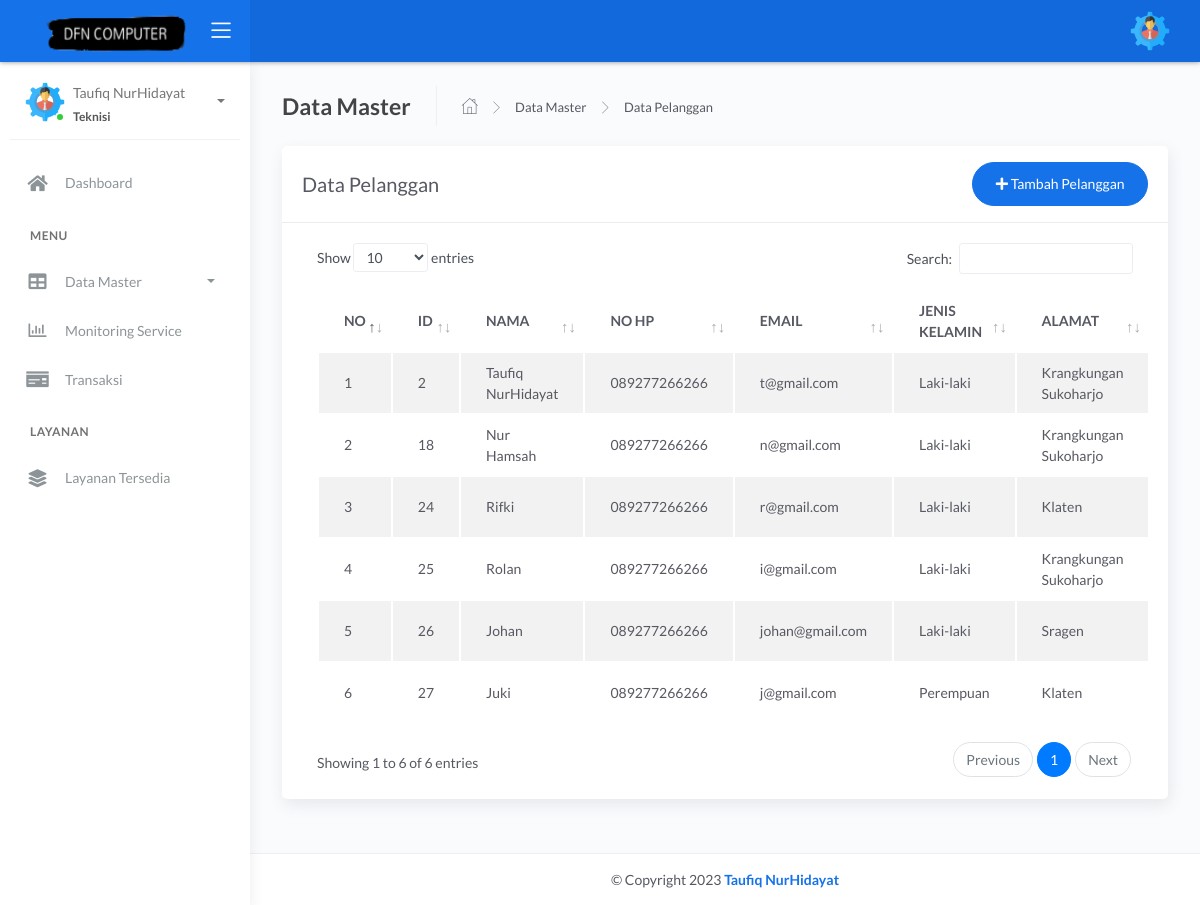
Before: /admin/teknisi/pelanggan.php (signed in) with the older database file.
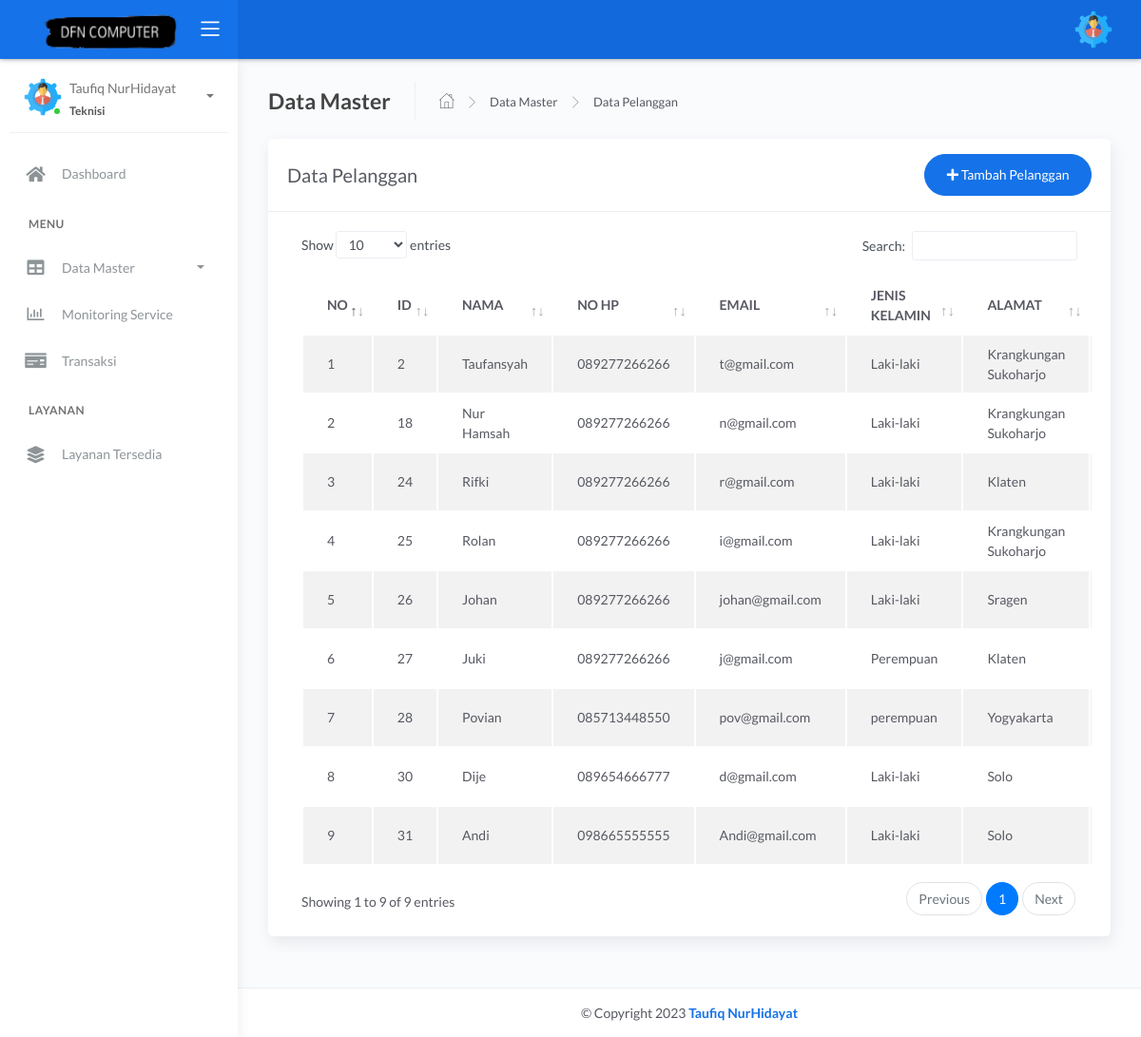
After: the same page with the newer database file.
### tables this page shows
CREATE TABLE `pelanggan` (
  `id_pelanggan` int(10) NOT NULL,
  `nama` varchar(100) NOT NULL,
  `password` varchar(100) NOT NULL,
  `hp` varchar(25) NOT NULL,
  `email` varchar(100) NOT NULL,
  `jk` varchar(100) NOT NULL,
  `alamat` varchar(255) NOT NULL,
  `status` varchar(255) NOT NULL
);

### admin/teknisi/pelanggan.php (the view, shortened to what this page needs)
<?php include 'header.php';
?>
<div class="main-panel">
	<div class="content">
		<div class="page-inner ">
			<div class="page-header">
				<h4 class="page-title">Data Master</h4>
				<ul class="breadcrumbs">
					<li class="nav-home">
						<a href="index.php">
							<i class="flaticon-home"></i>
						</a>
					</li>
					<li class="separator">
						<i class="flaticon-right-arrow"></i>
					</li>
					<li class="nav-item">
						<a href="#">Data Master</a>
					</li>
					<li class="separator">
						<i class="flaticon-right-arrow"></i>
					</li>
					<li class="nav-item">
						<a href="pelanggan.php">Data Pelanggan</a>
					</li>
				</ul>
			</div>
			<div class="row ">
				<div class="col-md-12">
					<div class="card">
						<div class="card-header">
							<div class="d-flex align-items-center">
								<h1 class="card-title">Data Pelanggan</h1>
								<button class="btn btn-primary btn-round ml-auto" data-toggle="modal" data-target="#tambahPelanggan">
									<i class="fa fa-plus"></i>
									Tambah Pelanggan
								</button>
							</div>
						</div>
						<div class="card-body">
							<div class="table-responsive">
								<table id="tablepelanggan" class="display table table-striped table-hover">
									<thead>
										<tr>
											<th style="width: 1%">NO</th>
											<th>ID</th>
											<th>NAMA</th>
											<th>NO HP</th>
											<th>EMAIL</th>
											<th>JENIS KELAMIN</th>
											<th>ALAMAT</th>
										</tr>
									</thead>
									<tbody>
										<?php
										include '../../koneksi.php';
										$no = 1;
										$data = mysqli_query($koneksi, "SELECT * FROM pelanggan");
										while ($d = mysqli_fetch_array($data)) {
										?>
											<tr>
												<td><?php echo $no++; ?></td>
												<td><?php echo $d['id_pelanggan']; ?></td>
												<td><?php echo $d['nama']; ?></td>
												<td><?php echo $d['hp']; ?></td>
												<td><?php echo $d['email']; ?></td>
												<td><?php echo $d['jk']; ?></td>
												<td><?php echo $d['alamat']; ?></td>
												<td>
													<div class="form-button-action">
													<?php
												}
													?>
													</div>
												</td>
											</tr>
									</tbody>
								</table>
							</div>
						</div>
					</div>
				</div>
			</div>
		</div>
	</div>
	<?php include 'footer.php'; ?>
</div>

### admin/teknisi/header.php (shortened to what this page needs)
<!DOCTYPE html>
<html lang="en">
<head>
    <link rel="stylesheet" href="../assets/css/bootstrap.min.css">
    <link rel="stylesheet" href="../assets/css/atlantis.min.css">
    <link rel="stylesheet" href="../assets/css/atlantis.css">
    <link rel="stylesheet" href="../assets/css/demo.css">
    <link rel="stylesheet" href="../assets/css/fonts.css">
</head>
<body>
    <div class="main-header">
        <div class="logo-header" data-background-color="blue">
            <a href="#" class="logo">
                <img src="../assets/img/dfnlogo.png" style=" width: 180px; height: 65px;" alt="navbar brand" class="navbar-brand">
            </a>
            <div class="nav-toggle">
                <button class="btn btn-toggle toggle-sidebar">
                    <i class="icon-menu"></i>
                </button>
            </div>
        </div>
        <?php
        include 'navbar.php';
        ?>
    </div>
    <?php
    include 'sidebar.php';
    ?>
    <?php
    include 'footer.php';
    ?>
</body>
</html>

### admin/teknisi/navbar.php (shortened to what this page needs)
<nav class="navbar navbar-header navbar-expand-lg" data-background-color="blue2">
	<div class="container-fluid">
		<ul class="navbar-nav topbar-nav ml-md-auto align-items-center">
			<li class="nav-item dropdown hidden-caret">
				<a class="dropdown-toggle profile-pic" data-toggle="dropdown" href="#" aria-expanded="false">
					<div class="avatar-sm">
						<img src="../assets/img/admin.png" alt="..." class="avatar-img rounded-circle">
					</div>
				</a>
			</li>
		</ul>
	</div>
</nav>

### admin/teknisi/sidebar.php (shortened to what this page needs)
<div class="sidebar sidebar-style-2">
	<div class="sidebar-wrapper scrollbar scrollbar-inner">
		<div class="sidebar-content">
			<div class="user">
				<div class="avatar-sm float-left mr-2 avatar avatar-online">
					<img src="../assets/img/admin.png" alt="..." class="avatar-img rounded-circle">
				</div>
				<div class="info">
					<a data-toggle="collapse" href="#collapseExample" aria-expanded="true">
						<span>
							<?php
							echo $_SESSION['name'];
							?>
							<span class="user-level">
								<?php
								echo $_SESSION['level'];
								?>
							</span>
							<span class="caret"></span>
						</span>
					</a>
				</div>
			</div>
			<ul class="nav nav-primary">
				<li class="nav-item">
					<a href="index.php">
						<i class="fas fa-home"></i>
						<p>Dashboard</p>
					</a>
				</li>
				<li class="nav-section">
					<h4 class="text-section">Menu</h4>
				</li>
				<li class="nav-item">
					<a data-toggle="collapse" href="#master">
						<i class="fas fa-table"></i>
						<p>Data Master</p>
						<span class="caret"></span>
					</a>
				</li>
				<li class="nav-item">
					<a href="monitoring_service.php">
						<i class="far fa-chart-bar"></i>
						<p>Monitoring Service</p>
					</a>
				</li>
				<li class="nav-item">
					<a href="transaksi_service.php">
						<i class="fas fa-money-check"></i>
						<p>Transaksi</p>
					</a>
				</li>
				<li class="nav-section">
					<h4 class="text-section">Layanan</h4>
				</li>
				<li class="nav-item">
					<a href="layanan.php">
						<i class="fas fa-layer-group"></i>
						<p>Layanan Tersedia</p>
					</a>
				</li>
			</ul>
		</div>
	</div>
</div>

### admin/teknisi/footer.php
<footer id="footer" class="footer fixed">
  <div class="container justify-content-center">
    <div class="copyright">
      &copy; Copyright 2023 <strong><a href="https://instagram.com/taufiqqnh_?igshid=MzRlODBiNWFlZA==" target="_blank">Taufiq NurHidayat</a></strong>
    </div>
  </div>
</footer>

Changed rows visible on the page:
changed pelanggan "t@gmail.com": nama "Taufiq NurHidayat" → "Taufansyah"
added pelanggan: id_pelanggan "28", nama "Povian", hp "085713448550", email "pov@gmail.com", jk "perempuan", alamat "Yogyakarta"
added pelanggan: id_pelanggan "30", nama "Dije", hp "089654666777", email "d@gmail.com", jk "Laki-laki", alamat "Solo"
added pelanggan: id_pelanggan "31", nama "Andi", hp "098665555555", email "Andi@gmail.com", jk "Laki-laki", alamat "Solo"
Other visible differences:
text written by a page script: "Show entries Search: Showing 1 to 6 of 6 entries Previous 1 Next" → "Show entries Search: Showing 1 to 9 of 9 entries Previous 1 Next"
